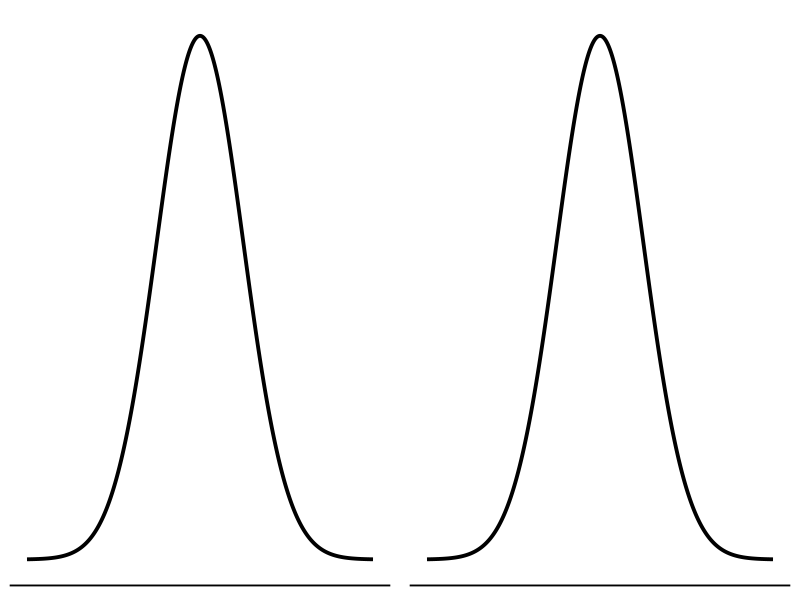
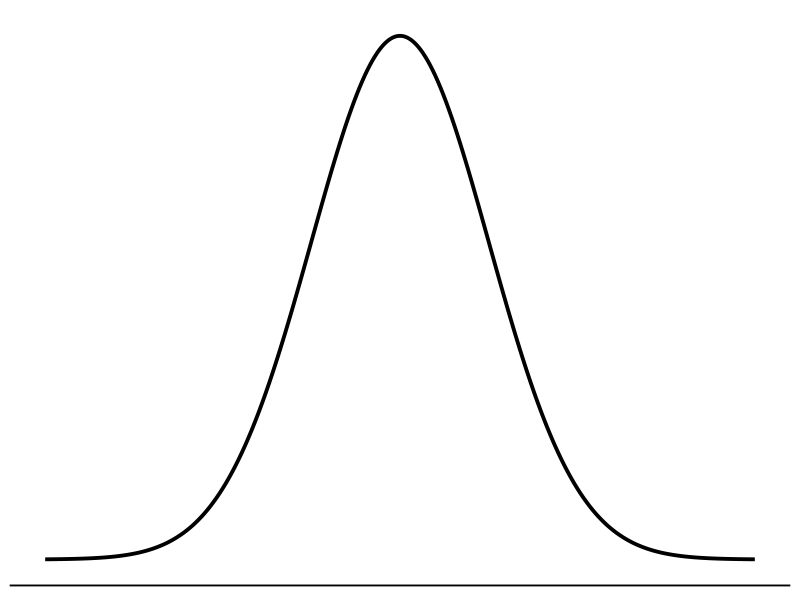

Recreate these plots in R, in order.
## ---- chunk 1
library(tidyverse)
options(scipen = 999)
## ---- chunk 2
#| fig-align: center
#| fig-height: 1
#| fig-width: 4
# Create x values
x <- seq(-4, 4, length.out = 500)

# Standard normal density
df <- data.frame(
  x = x,
  y = dnorm(x)
)

blank_plot <- ggplot(df, aes(x = x, y = y)) +
  geom_line(linewidth = 1.3) +
  # Only one tick at 0 labeled mu
  # scale_x_continuous(
  #   breaks = 0,
  #   labels = "",
  #   expand = c(0.02, 0.02)
  # ) +
  
  # Remove y-axis ticks and labels
  scale_y_continuous(breaks = NULL) +
  theme_classic(base_size = 14) +
  theme(
    axis.title = element_blank(),
    axis.text.y = element_blank(),
    axis.ticks.y = element_blank(),
    axis.line.y = element_blank(),
    axis.ticks.x = element_blank(),
    axis.text.x = element_blank()
  )

gridExtra::grid.arrange(blank_plot, blank_plot, nrow = 1)
## ---- chunk 3
#| fig-align: center
#| fig-height: 1
#| fig-width: 2.5
blank_plot
